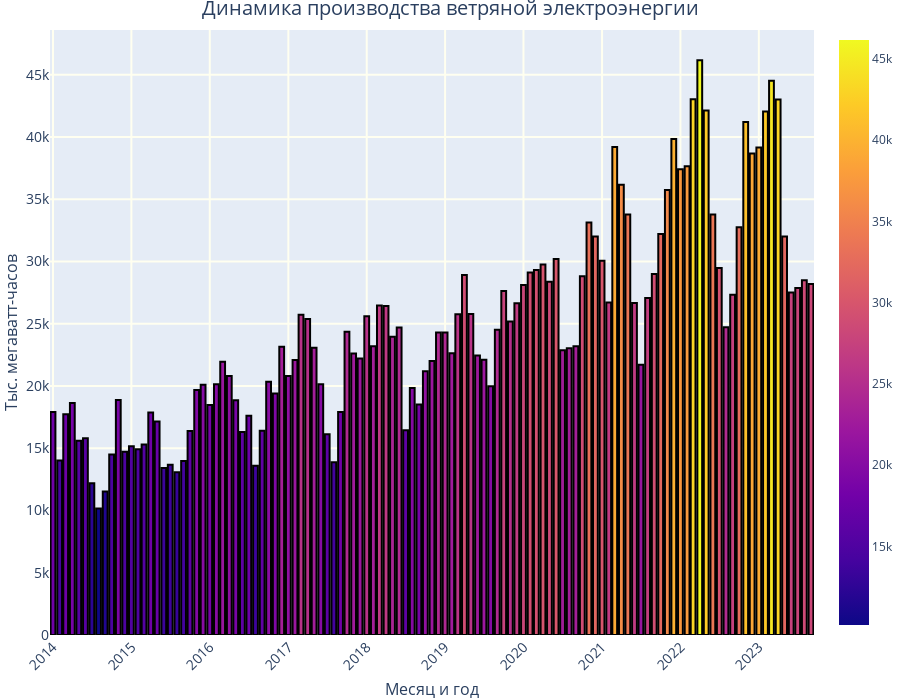

This figure's notebook cell:
### Markdown cell above
---
## Задание 3
Построить столбчатую диаграмму (.bar) с использованием модуля graph_objs из библиотеки Plotly

### Code cell
# Поле Month - строковое, нужно сделать тип даты, чтобы можно было нормально отсортировать
data.loc[:, 'Month'] = data['Month'].apply(lambda x: datetime.datetime.strptime(x, "%b-%y").date())

data = data.sort_values(by='Month', ascending=True)

data_values = data['wind thousand megawatthours'].to_list()

data_names = data['Month'].to_list()

# 3.1. По оси Х указать дату или название, по оси У указать количественный показатель.
# 3.2. Сделать так, чтобы столбец принимал цвет в зависимости от значения показателя (marker=dict(color=признак, coloraxis="coloraxis")).
# 3.3. Сделать так, чтобы границы каждого столбца были выделены чёрной линией с толщиной равной 2.
fig = go.Figure()
fig.add_trace(go.Bar(x=data_names,
                     y=data_values,
                     marker=dict(color=data_values,
                                 coloraxis="coloraxis",
                                 line=dict(color='black', width=2)))
              )
# 3.4. Отобразить заголовок диаграммы, разместив его по центру сверху, с 20 размером текста.
fig.layout.title='Динамика производства ветряной электроэнергии'
fig.layout.title.font.size=20

# 3.5. Добавить подписи для осей X и Y с размером текста, равным 16. Для оси абсцисс развернуть метки так, чтобы они читались под углом, равным 315.
fig.layout.xaxis.title='Месяц и год'
fig.layout.xaxis.title.font.size=16
fig.layout.xaxis.tickangle=315
fig.layout.yaxis.title='Тыс. мегаватт-часов'
fig.layout.yaxis.title.font.size=16

# 3.6. Размер текста меток осей сделать равным 14.
fig.layout.xaxis.tickfont.size=14
fig.layout.yaxis.tickfont.size=14

# 3.7. Расположить график во всю ширину рабочей области и присвоить высоту, равную 700 пикселей.
fig.layout.height=700

# 3.8. Добавить сетку на график, сделать её цвет 'ivory' и толщину равную 2. (Можно сделать это при настройке осей с помощью gridwidth=2, gridcolor='ivory')
fig.layout.yaxis.gridwidth=2
fig.layout.yaxis.gridcolor='ivory'
fig.layout.xaxis.gridwidth=2
fig.layout.xaxis.gridcolor='ivory'

# 3.9. Убрать лишние отступы по краям.
fig.layout.margin=dict(l=0,r=0,t=30,b=0)

fig.update_layout(title_x=0.5)

fig.show()
